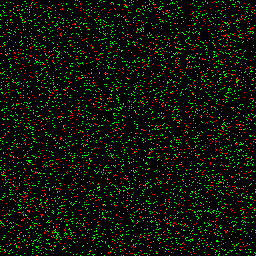
Frame 1 (no input)
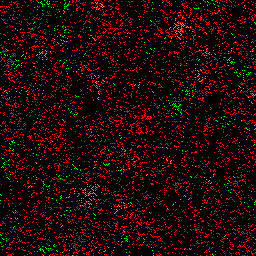
Frame 60 (the mouse pressed at the canvas centre just before this capture)
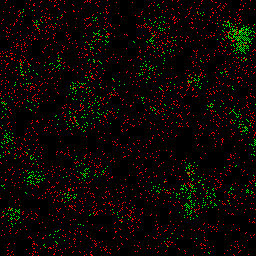
Frame 120 (the mouse held since frame 60 and released just before this capture)

The Processing sketch that drew these frames (run headless with seeded random() and noise(); from frame 60 on, the mouse is pressed at the canvas centre):

// Processing sketch: Wa_Tor
// ── Wa_Tor.pde
PGraphics board;
Shark[] shark;
Fish[] fish;

int sharkLife = 10; //10 steps before a shark dies
int sharkBreed = 10; //10 steps before a shark reproduces
int fishBreed = 10; //10 steps before a fish reproduces
int fishEnergy = 2; //10 steps added to a shark's life when it eats a fish

int initShark = 2048;
int initFish = 4096;

color cShark = color(255, 0, 0);
color cFish = color(0, 255, 0);
color cWater = color(0, 0, 0);

void setup() {
  size(256, 256);

  background(cWater);

  //init arrays
  fish = new Fish[0];
  shark = new Shark[0];

  //seed shark and fish arrays
  for (int i=0; i<initFish; i++) {
    fish = (Fish[])splice(fish, new Fish(), fish.length); 
    set(fish[i].x, fish[i].y, cFish);
  }
  for (int i=0; i<initShark; i++) {
    shark = (Shark[])splice(shark, new Shark(), shark.length); 
    set(shark[i].x, shark[i].y, cShark);
  }
}

void draw() {
  //move fish
  for (int i=0; i<fish.length; i++) {
    //update breed counter
    fish[i].breedCounter++;
    //find space to move to
    Point[] neighbours = fish[i].findSpace();
    if (neighbours.length>0) {
      //give breed birth
      if (fish[i].breedCounter==fishBreed) {
        fish = (Fish[])splice(fish, new Fish(fish[i].x, fish[i].y), i);
        i++;
      }
      //update position
      int n = floor(random(neighbours.length));
      fish[i].x = neighbours[n].x;
      fish[i].y = neighbours[n].y;
    }
    //revert counter
    if (fish[i].breedCounter==fishBreed)
      fish[i].breedCounter = 0;
  }

  //move sharks
  for (int i=0; i<shark.length; i++) {
    //update counters
    shark[i].breedCounter++;
    shark[i].health--;
    
    if(shark[i].health!=0) {
      int oldX = shark[i].x;
      int oldY = shark[i].y;
      //find fish to eat
      Point[] fishNeighbours = shark[i].findFish();
      if (fishNeighbours.length>0) {
        int n = floor(random(fishNeighbours.length));
        shark[i].x = fishNeighbours[n].x;
        shark[i].y = fishNeighbours[n].y;
        removeFish(fishNeighbours[n].x, fishNeighbours[n].y);
        shark[i].health += fishEnergy;
        shark[i].health = min(sharkLife,shark[i].health);
      } else {
        Point[] openNeighbours = shark[i].findSpace();
        //find space to move to
        if (openNeighbours.length>0) {
          int n = floor(random(openNeighbours.length));
          shark[i].x = openNeighbours[n].x;
          shark[i].y = openNeighbours[n].y;
        }
      }
      //give birth
      if (shark[i].breedCounter == sharkBreed) {
        if (shark[i].x!=oldX && shark[i].y!=oldY) {
          shark = (Shark[])splice(shark, new Shark(oldX, oldY), i);
          i++;
        }
        shark[i].breedCounter = 0;
      }
    } else {
      arrayCopy(shark, i+1, shark, i, shark.length-(i+1));
      shark = (Shark[])shorten(shark);
      i--;
    }
  }

  //draw image
  background(cWater);
  for (int i=0; i<fish.length; i++) {
    set(fish[i].x, fish[i].y, cFish);
  }
  for (int i=0; i<shark.length; i++) {
    set(shark[i].x, shark[i].y, cShark);
  }

  //println("sharks: "+shark.length+", fish: "+fish.length);

  if (fish.length==0 && shark.length==0)
    noLoop();
}

boolean isEmpty(int x, int y) {
  for (int i=0; i<shark.length; i++) {
    if (shark[i].x==x && shark[i].y==y)
      return false;
  }
  for (int i=0; i<fish.length; i++) {
    if (fish[i].x==x && fish[i].y==y)
      return false;
  }
  return true;
}

void removeFish(int x, int y) {
  for (int i=0; i<fish.length; i++) {
    if (fish[i].x==x && fish[i].y==y) {
      arrayCopy(fish, i+1, fish, i, fish.length-(i+1));
      fish = (Fish[])shorten(fish);
    }
  }
}

class Creature {
  int x, y, breedCounter;

  void setPosition() {
    //find an empty space for the creature
    do {
      this.x = int(random(width));
      this.y = int(random(height));
    } while (!isEmpty(this.x, this.y));
  }
  Point[] findSpace() {
    Point[] p = new Point[0];
    for (int i=this.x-1; i<this.x+2; i++) {
      for (int j=this.y-1; j<this.y+2; j++) {
        if (i!=this.x&&j!=this.y) {
          int _i = (i<0)?width-1:(i==width)?0:i;
          int _j = (j<0)?height-1:(j==height)?0:j;
          if (isEmpty(_i, _j)) {
            p = (Point[])splice(p, new Point(_i, _j), p.length);
          }
        }
      }
    }
    return p;
  }
}
class Shark extends Creature {
  int health;

  Shark() {
    this.setPosition();
    this.health = sharkLife;
    //initilise the breed counter
    this.breedCounter = int(random(sharkBreed));
  }
  Shark(int x, int y) {
    this.x = x;
    this.y = y;
    this.health = sharkLife;
    //initilise the breed counter
    this.breedCounter = int(random(sharkBreed));
  }
  Point[] findFish() {
    Point[] p = new Point[0];
    for (int i=this.x-1; i<this.x+2; i++) {
      for (int j=this.y-1; j<this.y+2; j++) {
        if (i!=this.x&&j!=this.y) {
          int _i = (i<0)?width-1:(i==width)?0:i;
          int _j = (j<0)?height-1:(j==height)?0:j;
          for (int k=0; k<fish.length; k++) {
            if (fish[k].x==_i && fish[k].y==_j)
              p = (Point[])splice(p, new Point(_i, _j), p.length);
          }
        }
      }
    }
    return p;
  }
}
class Fish extends Creature {
  Fish() {
    this.setPosition();

    //initilise the breed counter
    this.breedCounter = int(random(fishBreed));
  }
  Fish(int x, int y) {
    this.x = x;
    this.y = y;

    //initilise the breed counter
    this.breedCounter = int(random(fishBreed));
  }
}

class Point {
  int x, y;

  Point(int x, int y) {
    this.x = x;
    this.y = y;
  }
}
